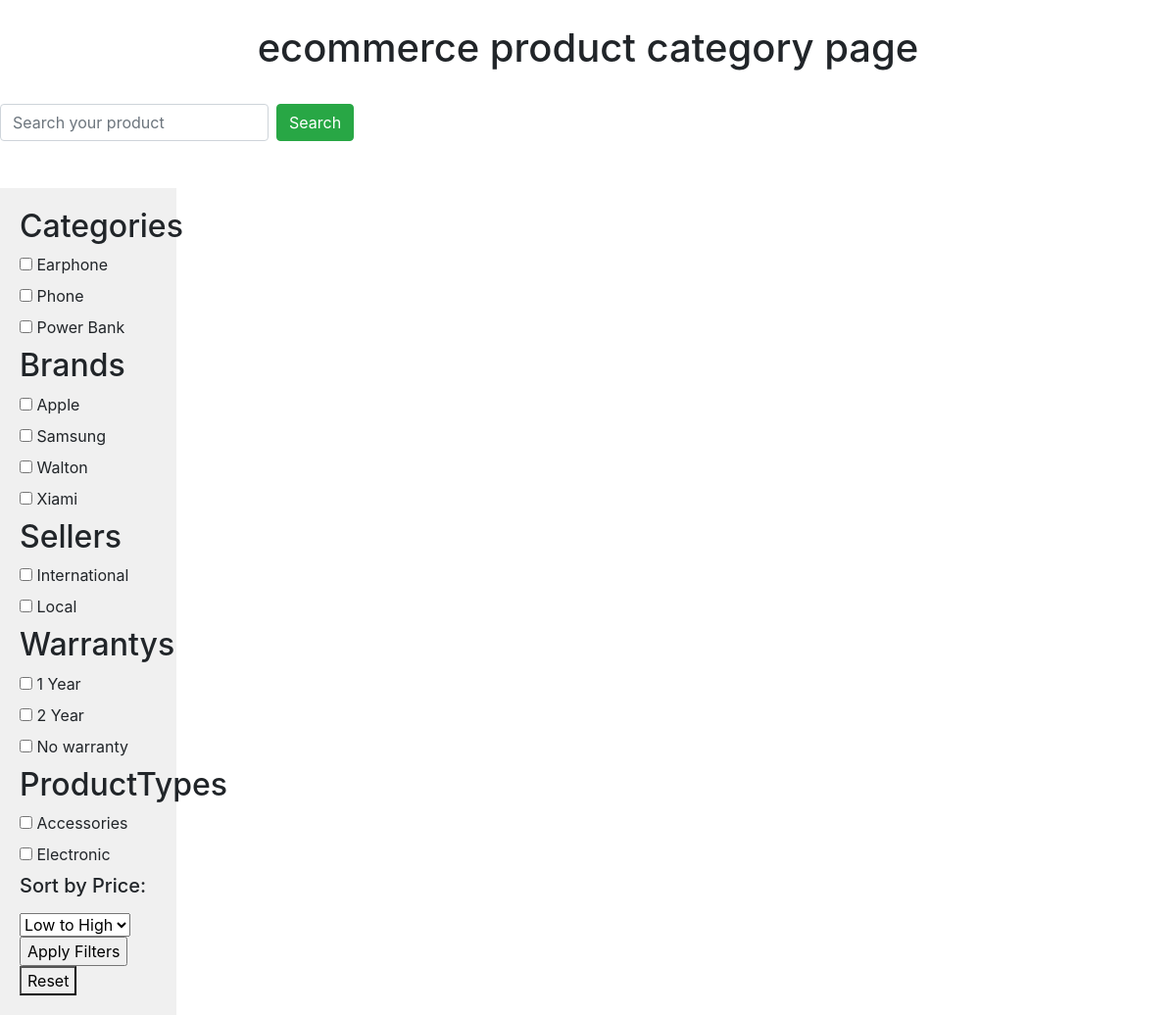
Before: / with the older database file.
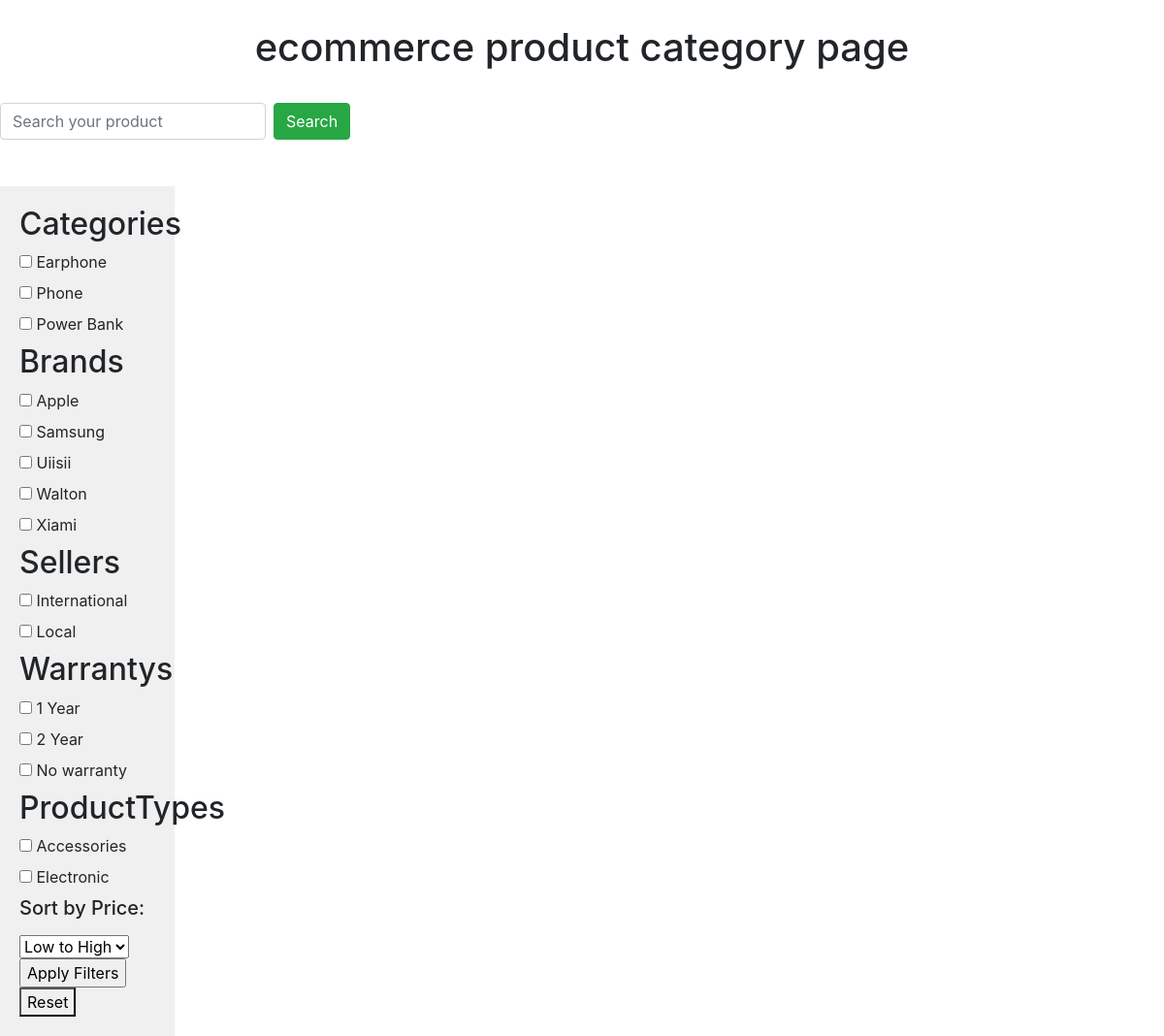
After: the same page with the newer database file.
### Category/models.py (models this page shows, shortened)
class Categories(models.Model):
    category_name = models.CharField(max_length=255)
    category_vale = models.CharField(max_length=255, null=True, blank=True)

class Brand(models.Model):
    brand_name = models.CharField(max_length=255)
    brands_vale = models.CharField(max_length=255, null=True, blank=True)

class Seller(models.Model):
    seller_name = models.CharField(max_length=255)
    seller_vale = models.CharField(max_length=255, null=True, blank=True)

class Warranty(models.Model):
    warranty_name = models.CharField(max_length=255)
    warranty_vale = models.CharField(max_length=255, null=True, blank=True)

class ProductType(models.Model):
    product_type_name = models.CharField(max_length=255)
    product_type_vale = models.CharField(max_length=255, null=True, blank=True)

### Category/views.py (the view)
# urls.py: path('', landingPage),
def landingPage(request):
    allCategories = Categories.objects.all().order_by("category_name")
    allBrands = Brand.objects.all().order_by("brand_name")
    allSellers = Seller.objects.all().order_by("seller_name")
    allWarrantys = Warranty.objects.all().order_by("warranty_name")
    allProductTypes = ProductType.objects.all().order_by("product_type_name")
    return render(request, "landing.html", {
        "Categories": allCategories,
        "Brands": allBrands,
        "Sellers": allSellers,
        "Warrantys": allWarrantys,
        "ProductTypes": allProductTypes
    })

### templates/landing.html (shortened to what this page needs)
{% extends 'layout/base.html' %}
{% block body %}
  <div id="searchPanel">
      <h2>Categories</h2>
      {% for category in Categories %}
        <label>
          <input id="category" type="checkbox" name="options" value="{{ category.id }}" />
          {{ category.category_name }}
        </label><br />
      {% endfor %}
      <h2>Brands</h2>
      {% for brand in Brands %}
        <label>
          <input id="brand" type="checkbox" name="options" value="{{ brand.id }}" />
          {{ brand.brand_name }}
        </label><br />
      {% endfor %}
      <h2>Sellers</h2>
      {% for seller in Sellers %}
        <label>
          <input id="seller" type="checkbox" name="options" value="{{ seller.id }}" />
          {{ seller.seller_name }}
        </label><br />
      {% endfor %}
      <h2>Warrantys</h2>
      {% for warranty in Warrantys %}
        <label>
          <input id="warranty" type="checkbox" name="options" value="{{ warranty.id }}" />
          {{ warranty.warranty_name }}
        </label><br />
      {% endfor %}
      <h2>ProductTypes</h2>
      {% for productType in ProductTypes %}
        <label>
          <input id="productType" type="checkbox" name="options" value="{{ productType.id }}" />
          {{ productType.product_type_name }}
        </label><br />
      {% endfor %}
      <label for="sort"><h5>Sort by Price:</h5></label>
      <select id="price" name="sort">
        <option value="0">Low to High</option>
      </select>
      <br />
      <input type="submit" id="filer" value="Apply Filters" />
      <button id="resetFilters">Reset</button>
  </div>
  <div id="mainContent">
  </div>
{% endblock %}

Changed rows visible on the page:
added Brand: brand_name "Uiisii"
